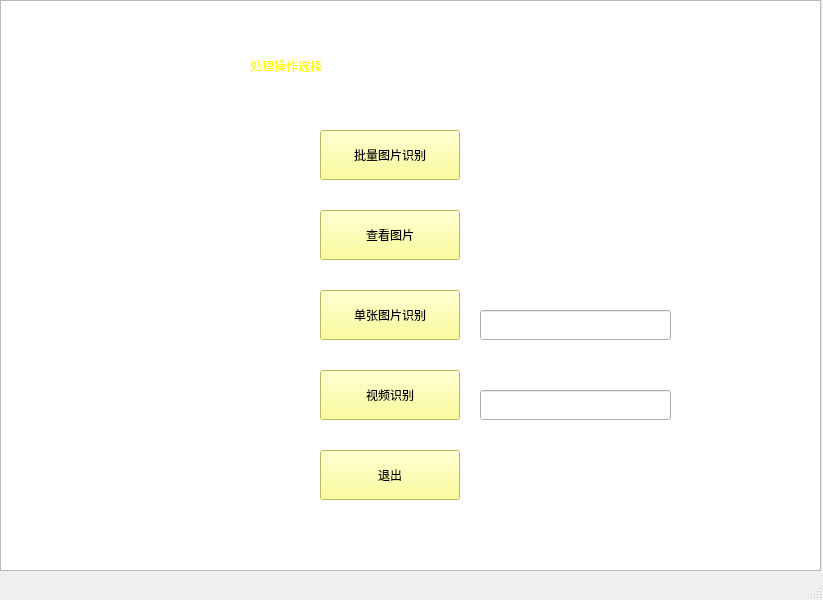
<?xml version="1.0" encoding="UTF-8"?>
<ui version="4.0">
 <class>MENU</class>
 <widget class="QMainWindow" name="MENU">
  <property name="geometry">
   <rect>
    <x>0</x>
    <y>0</y>
    <width>823</width>
    <height>600</height>
   </rect>
  </property>
  <property name="windowTitle">
   <string>MainWindow</string>
  </property>
  <widget class="QWidget" name="centralwidget">
   <widget class="QListView" name="menu_bg">
    <property name="geometry">
     <rect>
      <x>0</x>
      <y>0</y>
      <width>821</width>
      <height>571</height>
     </rect>
    </property>
    <property name="styleSheet">
     <string notr="true">background-image: url(:/bg2.jpg);
</string>
    </property>
   </widget>
   <widget class="QPushButton" name="Button1">
    <property name="geometry">
     <rect>
      <x>320</x>
      <y>130</y>
      <width>140</width>
      <height>50</height>
     </rect>
    </property>
    <property name="styleSheet">
     <string notr="true">font: 75 14pt &quot;Arial&quot;;
background-color: rgb(255, 255, 127);




</string>
    </property>
    <property name="text">
     <string>批量图片识别</string>
    </property>
   </widget>
   <widget class="QPushButton" name="Button2">
    <property name="geometry">
     <rect>
      <x>320</x>
      <y>210</y>
      <width>140</width>
      <height>50</height>
     </rect>
    </property>
    <property name="styleSheet">
     <string notr="true">font: 14pt &quot;Arial&quot;;
background-color: rgb(255, 255, 127);</string>
    </property>
    <property name="text">
     <string>查看图片</string>
    </property>
   </widget>
   <widget class="QPushButton" name="Button3">
    <property name="geometry">
     <rect>
      <x>320</x>
      <y>290</y>
      <width>140</width>
      <height>50</height>
     </rect>
    </property>
    <property name="styleSheet">
     <string notr="true">font: 14pt &quot;Arial&quot;;
background-color: rgb(255, 255, 127);</string>
    </property>
    <property name="text">
     <string>单张图片识别</string>
    </property>
   </widget>
   <widget class="QPushButton" name="Button4">
    <property name="geometry">
     <rect>
      <x>320</x>
      <y>370</y>
      <width>140</width>
      <height>50</height>
     </rect>
    </property>
    <property name="styleSheet">
     <string notr="true">font: 14pt &quot;Arial&quot;;
background-color: rgb(255, 255, 127);</string>
    </property>
    <property name="text">
     <string>视频识别</string>
    </property>
   </widget>
   <widget class="QLabel" name="menu_label">
    <property name="geometry">
     <rect>
      <x>250</x>
      <y>30</y>
      <width>281</width>
      <height>71</height>
     </rect>
    </property>
    <property name="styleSheet">
     <string notr="true">color: rgb(255, 255, 0);
font: 28pt &quot;Algerian&quot;;
</string>
    </property>
    <property name="text">
     <string>处理操作选择</string>
    </property>
   </widget>
   <widget class="QPushButton" name="Button5">
    <property name="geometry">
     <rect>
      <x>320</x>
      <y>450</y>
      <width>140</width>
      <height>50</height>
     </rect>
    </property>
    <property name="styleSheet">
     <string notr="true">font: 14pt &quot;Arial&quot;;
background-color: rgb(255, 255, 127);</string>
    </property>
    <property name="text">
     <string>退出</string>
    </property>
   </widget>
   <widget class="QLineEdit" name="lineEdit1">
    <property name="geometry">
     <rect>
      <x>480</x>
      <y>310</y>
      <width>191</width>
      <height>30</height>
     </rect>
    </property>
    <property name="styleSheet">
     <string notr="true">font: 75 12pt &quot;Arial&quot;;</string>
    </property>
    <property name="text">
     <string/>
    </property>
   </widget>
   <widget class="QLineEdit" name="lineEdit2">
    <property name="geometry">
     <rect>
      <x>480</x>
      <y>390</y>
      <width>191</width>
      <height>30</height>
     </rect>
    </property>
    <property name="styleSheet">
     <string notr="true">font: 75 12pt &quot;Arial&quot;;</string>
    </property>
   </widget>
  </widget>
  <widget class="QMenuBar" name="menubar">
   <property name="geometry">
    <rect>
     <x>0</x>
     <y>0</y>
     <width>823</width>
     <height>26</height>
    </rect>
   </property>
  </widget>
  <widget class="QStatusBar" name="statusbar"/>
 </widget>
 <resources>
  <include location="bg_picture.qrc"/>
 </resources>
 <connections/>
</ui>
